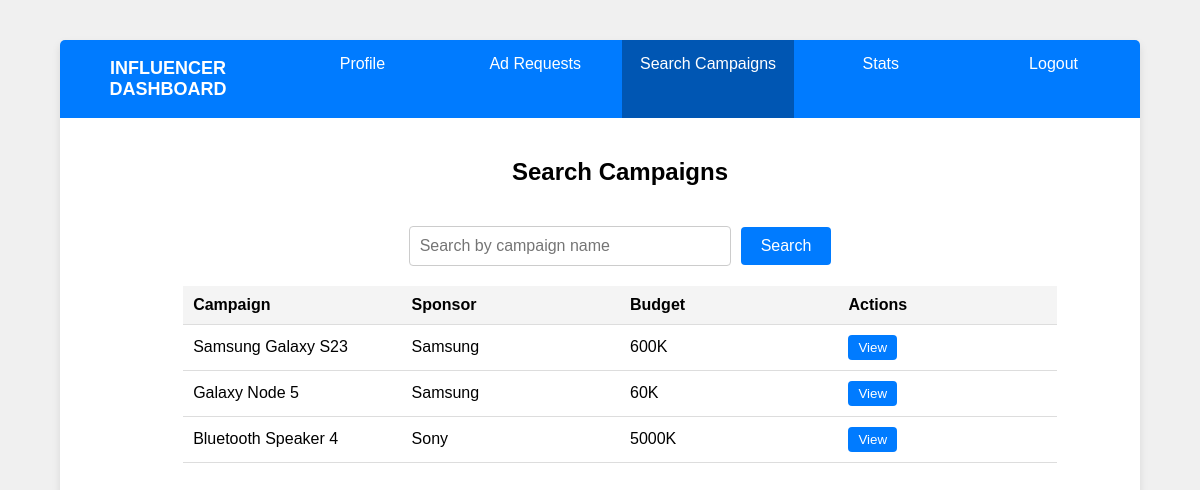
The app's page /inf-search (signed in) with its own data.
### main.py (models this page shows)
class Campaign(db.Model):
    __tablename__ = 'campaigns'
    campaign_id = db.Column(db.Integer, autoincrement=True, primary_key=True, unique=True, nullable=False)
    campaign_name = db.Column(db.String, nullable=False)
    sponsor_id = db.Column(db.Integer, db.ForeignKey('sponsors.sponsor_id'))
    budget = db.Column(db.String)
    description = db.Column(db.String)
    start_date = db.Column(db.String)
    end_date = db.Column(db.String)
    visibility = db.Column(db.String)
    goals = db.Column(db.String)
    remarks = db.Column(db.String, default='active')
    sponsor = db.relationship('Sponsor', backref='campaigns')

class Sponsor(db.Model):
    __tablename__ = 'sponsors'
    sponsor_id = db.Column(db.Integer, autoincrement=True, primary_key=True, unique=True, nullable=False)
    sponsor_name = db.Column(db.String, nullable=False)
    email = db.Column(db.String, nullable=False)
    industry = db.Column(db.String)
    description = db.Column(db.String)
    user_id = db.Column(db.Integer, db.ForeignKey('users.user_id'))

### main.py (the view)
@app.route('/inf-search', methods=['GET', 'POST'])
def inf_search():
    if 'user_id' in session:
        if request.method == 'POST':
            campaign_name = request.form.get('campaign_name')
            if campaign_name:
                campaigns = Campaign.query.filter(Campaign.campaign_name.ilike(f'%{campaign_name}%')).filter_by(visibility='public').all()
        else:
            campaigns = Campaign.query.filter_by(visibility='public').all()
        return render_template('inf-search.html', campaigns=campaigns)
    return redirect(url_for('inf_prof'))

### templates/inf-search.html (shortened to what this page needs)
<!DOCTYPE html>
<html lang="en">
<head>
</head>
<body>
    <div class="container">
        <div class="nav">
            <p class="page-title">INFLUENCER DASHBOARD</p>
            <a href='/inf-prof'>Profile</a>
            <a href="/inf-requests">Ad Requests</a>
            <a href="/inf-search" class="active">Search Campaigns</a>
            <a href="/inf-stats">Stats</a>
            <a href="/">Logout</a>
        </div>
        <div class="content">
            <h2>Search Campaigns</h2>
            <form method="POST" action="{{ url_for('inf_search') }}">
                <input type="text" name="campaign_name" placeholder="Search by campaign name">
                <input type="submit" value="Search">
            </form>
            <table>
                <thead>
                    <tr>
                        <th>Campaign</th>
                        <th>Sponsor</th>
                        <th>Budget</th>
                        <th>Actions</th>
                    </tr>
                </thead>
                <tbody>
                    {% for campaign in campaigns %}
                    <tr>
                        <td>{{campaign.campaign_name}}</td>
                        <td>{{campaign.sponsor.sponsor_name}}</td>
                        <td>{{campaign.budget}}</td>
                        <td class="action-buttons">
                            <a href="{{ url_for('campaign_details', campaign_id=campaign.campaign_id) }}">
                                <button class="view-btn">View</button>
                            </a>
                        </td>
                    </tr>
                    {% endfor %}
                </tbody>
            </table>
        </div>
    </div>
</body>
</html>

### templates/inf-search.html (style rules this page uses)
body { font-family: Arial, sans-serif; background-color: #f0f0f0; display: flex; justify-content: center; align-items: center; height: 100vh; margin: 0; }
.container { margin-top: 0%; width: 90%; max-width: 2000px; height: 90%; background-color: #fff; border-radius: 5px; box-shadow: 0 4px 8px rgba(0, 0, 0, 0.1); overflow-x: hidden; overflow-y: scroll; position: relative; }
.nav { display: flex; background-color: #007BFF; position: sticky; top: 0; }
.nav a { flex: 1; padding: 15px; text-align: center; text-decoration: none; color: #fff; transition: background-color 0.3s; }
.nav .active { background-color: #0056b3; }
.content { padding: 20px; width: 100%; overflow-y: auto; display: flex; flex-direction: column; align-items: center; }
.page-title { width: 20%; color: white; text-align: center; font-weight: 600; font-size: large; }
.content { padding: 20px; width: 100%; overflow-y: auto; }
form { display: flex; justify-content: center; align-items: center; margin: 20px 0; }
input[type="text"] { width: 300px; padding: 10px; margin-right: 10px; border: 1px solid #ccc; border-radius: 4px; font-size: 16px; transition: border-color 0.3s ease; }
input[type="submit"] { padding: 10px 20px; border: none; border-radius: 4px; background-color: #007bff; color: white; font-size: 16px; cursor: pointer; transition: background-color 0.3s ease; }
table { width: auto; border-collapse: collapse; margin-top: 20px; margin: 0 auto; }
th, td { padding: 10px; width: 20%; text-align: left; border-bottom: 1px solid #ddd; }
th { background-color: #f4f4f4; }
.action-buttons button { padding: 5px 10px; border: none; cursor: pointer; transition: background-color 0.3s; }
.view-btn { background-color: #007BFF; color: #fff; border-radius: 4px; }
a { text-decoration: none; }

### records on screen
Campaign: campaign_name "Samsung Galaxy S23", sponsor.sponsor_name "Samsung", budget "600K"
Campaign: campaign_name "Galaxy Node 5", sponsor.sponsor_name "Samsung", budget "60K"
Campaign: campaign_name "Bluetooth Speaker 4", sponsor.sponsor_name "Sony", budget "5000K"
